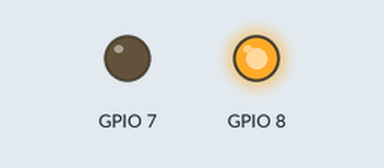
The program below on a simulated Raspberry Pi (BCM pin numbers). Shown: output pins drawn as LEDs (lit = HIGH). At 1.0 s the program stops and its outputs stay as they are.

Above: at 0.1 s.
At 0.6 s:
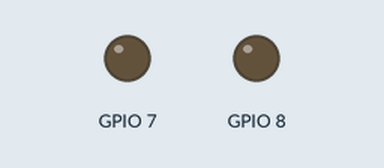
Timing chart, 0 to 2.5 s (numbered marks = the images above):
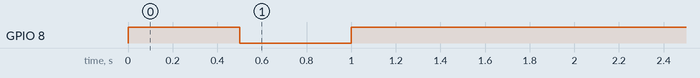

Measured:
- by itself, GPIO 8: LOW → HIGH at 0.00 s, → LOW 0.50 s later, → HIGH 0.50 s later

The program:

esp_bootmode.py
```python
#!/usr/bin/env python

import RPi.GPIO as GPIO
from time import sleep


GPIO.setwarnings(False)
GPIO.setmode(GPIO.BCM)

GPIO.setup(7, GPIO.OUT) # 7 = bypass relay, LOW==bypass mode
GPIO.setup(8, GPIO.OUT) # 8 = reset

GPIO.output(7, GPIO.LOW)
GPIO.output(8, GPIO.HIGH)
sleep(0.5)
GPIO.output(8, GPIO.LOW)
sleep(0.5)
GPIO.output(8, GPIO.HIGH)
```
